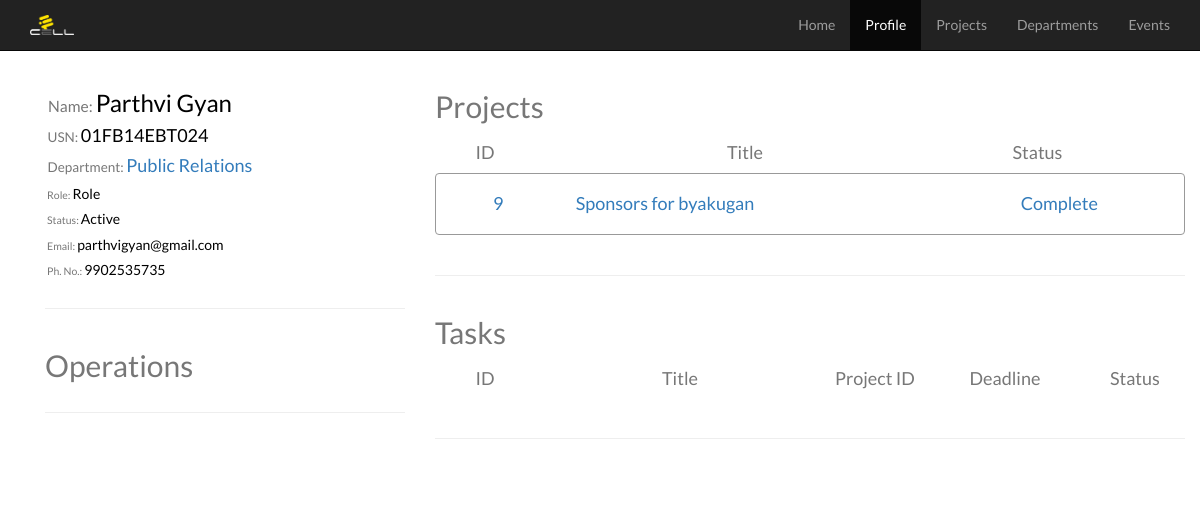
/profile.php?usn=01FB14EBT024, run on the app's committed database.
### tables this page shows
CREATE TABLE IF NOT EXISTS `members` (
  `USN` varchar(16) NOT NULL,
  `F_Name` varchar(45) DEFAULT NULL,
  `L_Name` varchar(45) DEFAULT NULL,
  `Ph_No` varchar(45) DEFAULT NULL,
  `Email` varchar(45) DEFAULT NULL,
  `password` varchar(255) NOT NULL,
  `Department` varchar(16) DEFAULT NULL,
  `Status` varchar(45) DEFAULT NULL
);

CREATE TABLE IF NOT EXISTS `departments` (
  `ID` varchar(16) NOT NULL,
  `Name` varchar(45) DEFAULT NULL,
  `Description` varchar(255) NOT NULL
);

CREATE TABLE IF NOT EXISTS `works_on_project` (
  `USN` varchar(16) DEFAULT NULL,
  `Project_ID` varchar(16) DEFAULT NULL
);

CREATE TABLE IF NOT EXISTS `projects` (
  `ID` varchar(16) NOT NULL,
  `Dep_ID` varchar(16) DEFAULT NULL,
  `Title` varchar(45) DEFAULT NULL,
  `Description` varchar(255) DEFAULT NULL,
  `Leader_USN` varchar(16) DEFAULT NULL,
  `Status` varchar(45) DEFAULT NULL
);

### profile.php (the view, shortened to what this page needs)
<html><head>
		<link href="bootstrap/css/bootstrap.min.css" rel="stylesheet">
		<link href="Nav_styles.css" rel="stylesheet" type="text/css">
        <?php
			$dbhost='localhost';
			$dbuser='sood' ;
			$dbpass='1234' ;
			$conn=mysql_connect($dbhost,$dbuser,$dbpass);
			$mem_sql="Select * from members where usn = '".$_GET[ "usn"]. "'";
			$retval=mysql_query($mem_sql,$conn);
			$member=mysql_fetch_array($retval, MYSQL_ASSOC);
			$dep_sql="Select Name from departments where ID= '" .$member["Department"]. "'";
			$dep_res=mysql_query($dep_sql,$conn);
			$dep_row=mysql_fetch_array($dep_res,MYSQL_ASSOC); ?>
    </head><body>
        <div class="navbar navbar-default navbar-fixed-top navbar-inverse">
            <div class="container">
                <div class="navbar-header">
                    <a class="navbar-brand"><img height="20" alt="Brand" src="ECell Logo White.png" class="center-block"></a>
                </div>
                <div class="collapse navbar-collapse" id="navbar-ex-collapse">
                    <ul class="nav navbar-nav navbar-right" id="nav-menu">
                        <li class="">
                            <a href="home.php">Home</a>
                        </li>
                        <li class="active">
                            <a href=<?php echo '"profile.php?usn='.$_SESSION["usn"].'"'?>>Profile</a>
                        </li>
                        <li>
                            <a href="projectlist.php">Projects</a>
                        </li>
                        <li class="dropdown" id="nav-deps">
                            <a href="#" class="dropdown-toggle" data-toggle="dropdown" role="button" aria-expanded="false">Departments<br><i class="fa fa-caret-down"></i></a>
                        </li>
                        <li>
                            <a href="eventlist.php">Events</a>
                        </li>
                    </ul>
                </div>
            </div>
        </div>
        <div class="section">
            <div class="container">
                <div class="row">
                    <div class="col-md-12">
                        <div class="section">
                            <div class="container">
                                <div class="row">
                                    <div class="col-md-4" id="user-info">
                                        <div class="row">
                                            <div class="col-md-12">
                                                <h3 id="user-name"><small>&nbsp;Name: </small><?php echo $member[ "F_Name"]. " ".$member[ "L_Name"]?></h3>
                                                <h4 id="user-usn"><small>&nbsp;USN: </small><?php echo $member[ "USN"];?></h4>
												<h4 id="user-dep"><small>&nbsp;Department: </small><?php echo '<a href="department.php?id='.$member["Department"].'">'.$dep_row[ "Name"].'</a>';?></h4>
                                                <h5 id="user-role"><small>&nbsp;Role: </small>Role</h5>
                                                <h5 id="user-status"><small>&nbsp;Status: </small><?php echo $member[ "Status"];?></h5>
                                                <h5 id="user-email"><small>&nbsp;Email: </small><?php echo $member[ "Email"];?></h5>
                                                <h5 id="user-ph"><small>&nbsp;Ph. No.: </small><?php echo $member[ "Ph_No"];?></h5>
                                            </div>
                                        </div>
                                        <hr>
                                        <div class="row">
                                            <div class="col-md-12">
                                                <h2 class="text-muted" id="user-name">Operations</h2>
                                            </div>
                                        </div>
										<hr/>
                                    </div>
                                    <div class="col-md-8">
                                        <div class="row">
                                            <div class="col-md-12">
                                                <h2 class="text-muted">Projects</h2>
													<div class="row">
													  <div class="col-md-2 text-center">
														<h4 class="text-muted">ID</h4>
													  </div>
													  <div class="col-md-6 text-center">
														<h4 class="text-muted">Title</h4>
													  </div>
													  <div class="col-md-3 text-center">
														<h4 class="text-muted">Status</h4>
													  </div>
													</div>
													<ul class="list-group">
													  <?php
														$p_id_sql = "SELECT Project_ID FROM works_on_project WHERE USN = '".$_GET['usn']."'";
														$p_ret = mysql_query($p_id_sql,$conn);
														while($pid = mysql_fetch_array($p_ret, MYSQL_ASSOC))
														{
															$p_sql = "SELECT ID,Title,Status FROM Projects WHERE ID ='".$pid['Project_ID']."'";
															$p_r_ret = mysql_query($p_sql,$conn);
															$pr = mysql_fetch_array($p_r_ret);
															echo ('
															<a href="project_profile.php?id='.$pr["ID"].'">
															<li class="list-group-item">
																<div class="row">
																  <div class="col-md-2 text-center">
																	<h4>'.$pr["ID"].'</h4>
																  </div>
																  <div class="col-md-7 ">
																	<h4>'.$pr["Title"].'</h4>
																  </div>
																  <div class="col-md-2 text-center">
																	<h4>'.$pr["Status"].'</h4>
																  </div>
																  <div class="col-md-1 ">
																	<i class="fa fa-3x fa-angle-right fa-fw pull-left"></i>
																  </div>
																</div>
															</li></a>
															');
														}
													  ?>
													</ul>
                                            </div>
                                        </div>
                                        <hr>
                                        <div class="row">
                                            <div class="col-md-12">
                                                <h2 class="text-muted">Tasks</h2>
													<div class="row">
													  <div class="col-md-2 text-center">
														<h4 class="text-muted">ID</h4>
													  </div>
													  <div class="col-md-4 text-center">
														<h4 class="text-muted">Title</h4>
													  </div>
													  <div class="col-md-2 text-center">
														<h4 class="text-muted">Project ID</h4>
													  </div>
													  <div class="col-md-2 text-center">
														<h4 class="text-muted">Deadline</h4>
													  </div>
													  <div class="col-md-2 text-center">
														<h4 class="text-muted">Status</h4>
													  </div>
													</div>
                                            </div>
                                        </div>
										<hr/>
                                    </div>
                                </div>
                            </div>
                        </div>
                    </div>
                </div>
            </div>
        </div>
</body></html>

### data on the page
members: F_Name "Parthvi", L_Name "Gyan", USN "01FB14EBT024", Status "Active", Email "parthvigyan@gmail.com", Ph_No "9902535735"
departments: Name "Public Relations"
works_on_project: Project_ID.ID "9", Project_ID.Title "Sponsors for byakugan", Project_ID.Status "Complete"
